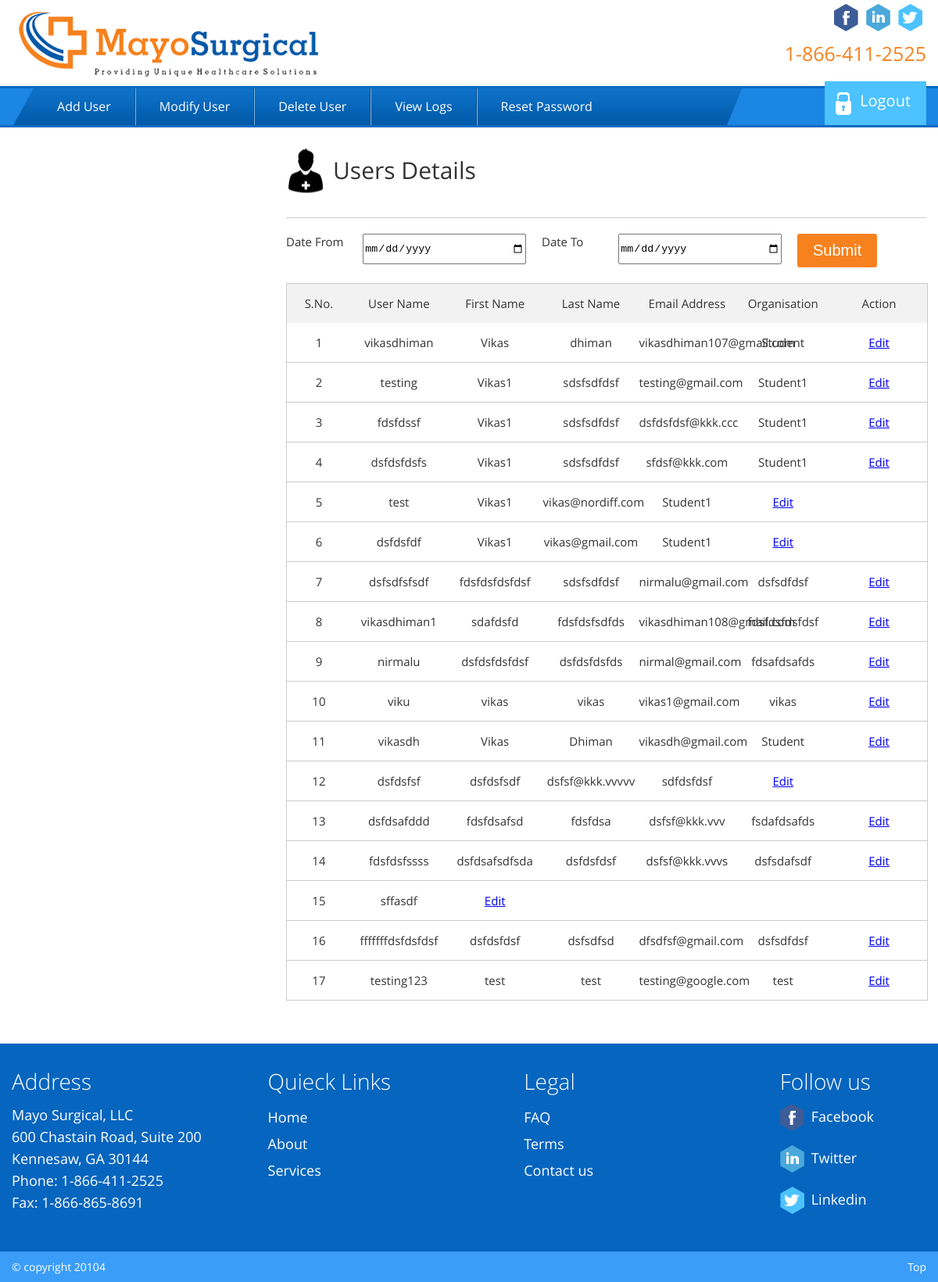
Page /mayo-admin/users/modify-user.php (signed in) on the committed database.
### tables this page shows
CREATE TABLE IF NOT EXISTS `members` (
  `id` int(11) NOT NULL AUTO_INCREMENT,
  `user_name` varchar(32) NOT NULL,
  `password` varchar(32) NOT NULL,
  `first_name` char(30) NOT NULL,
  `last_name` char(30) NOT NULL,
  `designation` varchar(32) NOT NULL,
  `employee_no` varchar(32) NOT NULL,
  `organisation` varchar(32) NOT NULL,
  `email_id` varchar(32) NOT NULL,
  `activation_code` varchar(100) NOT NULL,
  `date_time` datetime NOT NULL,
  PRIMARY KEY (`id`),
  UNIQUE KEY `user_name` (`user_name`,`email_id`)
);

### mayo-admin/functions.php (called while the page is built, shortened)
<?php
function loggedin()
{
if (isset($_SESSION['username']) || isset($_COOKIE['username']))
{
$loggedin = TRUE;
return $loggedin;
}
}
?>

### mayo-admin/users/modify-user.php (the view, shortened to what this page needs)
<?php
require_once('../../includes/functions.php');
include '../functions.php';
if(loggedin())
{
	include($loginheader);
?>
<section class="row">
	<div class="container">
		<div class="form_section_content">
			<h1 class="add_user">Users Details</h1>
			<div class="log_calender">
				<label>Date From</label>
				<input type="date" name="" id=""/>
				<label>Date To</label>
				<input type="date" name="" id=""/>
				<input type="Submit" name="" id="" value="Submit"/>
			</div>
			<div class="view_log_details">
				<div class="log_heading">
					<div class="serial_no">S.No.</div>
					<div class="user_name">User Name</div>
					<div class="first_name">First Name</div>
					<div class="last_name">Last Name</div>
					<div class="email_address">Email Address</div>
					<div class="organisation">Organisation</div>
					<div class="department">Action</div>
				</div>
<?php
	$i = 1;
	$usersdata = mysql_query("SELECT * FROM `members`");
	while($userdetails = mysql_fetch_array($usersdata))
	{
 ?>
		<div class="log_row">
			<div class="serial_no"><?php echo $i; ?></div>
			<div class="user_name"><?php echo $userdetails['user_name'];?></div>
			<div class="first_name"><?php echo $userdetails['first_name'];?></div>
			<div class="last_name"><?php echo $userdetails['last_name'];?></div>
			<div class="email_address"><?php echo $userdetails['email_id'];?></div>
			<div class="organisation"><?php echo $userdetails['organisation'];?></div>
			<div class="department"><a href="edituser.php?id=<?php echo $userdetails['id'];?>">Edit</a></div>
		</div>
<?php
$i++;
}
?>
			</div>
		</div>
	</div>
</section>
<?php
include($get_footer);
}
else
{
header('Location:../login.php');
}
?>

### mayo/mayo-admin/users/header.php (shortened to what this page needs)
<!doctype html>
<html class="no-js" lang="en">
<head>
		<link rel="stylesheet" href="http://<?php echo $_SERVER['HTTP_HOST']; ?>/mayo/mayo-admin/users/style.css" type="text/css"/>
</head>
<body>
<header class="row">
	<div class="container">
		<div class="logo">
			<h1><a href="#">logo</a></h1>
		</div>
		<div class="social_right">
			<div class="social_feeds">
				<ul>
					<li class="social_facebook"><a href="#">F</a></li>
					<li class="social_twitter"><a href="#">t</a></li>
					<li class="social_linkedin"><a href="#">l</a></li>
			</div>
			<div class="toll_free">
				<h1>1-866-411-2525</h1>
			</div>
		</div>
	</div>
	<div class="primary_nav">
		<div class="container">
			<div class="primary_nav_left">
				<span class="nav_icon_left"></span>
				<div class="menu_bg">
					<ul>
						<li><a href="http://<?php echo $_SERVER['HTTP_HOST']; ?>/mayo/mayo-admin/users/adduser.php">Add User</a></li>
						<li><a href="http://<?php echo $_SERVER['HTTP_HOST']; ?>/mayo/mayo-admin/users/modify-user.php">Modify User</a></li>
						<li><a href="http://<?php echo $_SERVER['HTTP_HOST']; ?>/mayo/mayo-admin/users/deleteuser.php">Delete User</a></li>
						<li><a href="http://<?php echo $_SERVER['HTTP_HOST']; ?>/mayo/mayo-admin/users/view-logs.php">View Logs</a></li>
						<li><a href="http://<?php echo $_SERVER['HTTP_HOST']; ?>/mayo/mayo-admin/users/reset-password.php">Reset Password</a></li>
					</ul>
				</div>
				<span class="nav_icon_right"></span>
			</div>
			<div class="login_button">
				<h1><a href="http://<?php echo $_SERVER['HTTP_HOST']; ?>/mayo/mayo-admin/logout.php">Logout</a></h1>
			</div>
		</div>
	</div>
</header>

### mayo/footer.php (shortened to what this page needs)
<footer class="row">
	<div class="footer_upper">
		<div class="container">
			<div class="footer_span">
				<h1>Address</h1>
				<p>Mayo Surgical, LLC<br>
				600 Chastain Road, Suite 200<br>
				Kennesaw, GA 30144<br>
				Phone: 1-866-411-2525<br>
				Fax: 1-866-865-8691</p>
			</div>
			<div class="footer_span">
				<h1>Quieck Links</h1>
				<ul>
					<li><a href="#">Home</a></li>
					<li><a href="#">About</a></li>
					<li><a href="#">Services</a></li>
				</ul>
			</div>
			<div class="footer_span">
				<h1>Legal</h1>
				<ul>
					<li><a href="#">FAQ</a></li>
					<li><a href="#">Terms</a></li>
					<li><a href="#">Contact us</a></li>
				</ul>
			</div>
			<div class="footer_social">
				<h1>Follow us</h1>
				<ul>
					<li class="social_facebook"><a href="#">Facebook</a></li>
					<li class="social_twitter"><a href="#">Twitter</a></li>
					<li class="social_linkedin"><a href="#">Linkedin</a></li>
			</div>
		</div>
	</div>
	<div class="footer_lower">
		<div class="container">
			<p>&copy; copyright 20104</p>
			<span class="scroll_top">
				<a href="#">Top</a>
			</span>
		</div>
	</div>
</footer>
</body>
</html>

### rows in the picture
members: user_name "vikasdhiman", first_name "Vikas", last_name "dhiman", email "vikasdhiman107@gmail.com", organisation "Student"
members: user_name "testing", first_name "Vikas1", last_name "sdsfsdfdsf", email "testing@gmail.com", organisation "Student1"
members: user_name "fdsfdssf", first_name "Vikas1", last_name "sdsfsdfdsf", email "dsfdsfdsf@kkk.ccc", organisation "Student1"
members: user_name "dsfdsfdsfs", first_name "Vikas1", last_name "sdsfsdfdsf", email "sfdsf@kkk.com", organisation "Student1"
members: user_name "test", first_name "Vikas1", email "vikas@nordiff.com", organisation "Student1"
members: user_name "dsfdsfdf", first_name "Vikas1", email "vikas@gmail.com", organisation "Student1"
members: user_name "dsfsdfsfsdf", first_name "fdsfdsfdsfdsf", last_name "sdsfsdfdsf", email "nirmalu@gmail.com", organisation "dsfsdfdsf"
members: user_name "vikasdhiman1", first_name "sdafdsfd", last_name "fdsfdsfsdfds", email "vikasdhiman108@gmail.com", organisation "fdsfdsfdsfdsf"
members: user_name "nirmalu", first_name "dsfdsfdsfdsf", last_name "dsfdsfdsfds", email "nirmal@gmail.com", organisation "fdsafdsafds"
members: user_name "viku", first_name "vikas", last_name "vikas", email "vikas1@gmail.com", organisation "vikas"
members: user_name "vikasdh", first_name "Vikas", last_name "Dhiman", email "vikasdh@gmail.com", organisation "Student"
members: first_name "dsfdsfsf", last_name "dsfdsfsdf", email "dsfsf@kkk.vvvvv", organisation "sdfdsfdsf"
members: user_name "dsfdsafddd", first_name "fdsfdsafsd", last_name "fdsfdsa", email "dsfsf@kkk.vvv", organisation "fsdafdsafds"
members: user_name "fdsfdsfssss", first_name "dsfdsafsdfsda", last_name "dsfdsfdsf", email "dsfsf@kkk.vvvs", organisation "dsfsdafsdf"
members: user_name "sffasdf"
members: user_name "fffffffdsfdsfdsf", first_name "dsfdsfdsf", last_name "dsfsdfsd", email "dfsdfsf@gmail.com", organisation "dsfsdfdsf"
members: user_name "testing123", first_name "test", last_name "test", email "testing@google.com", organisation "test"
